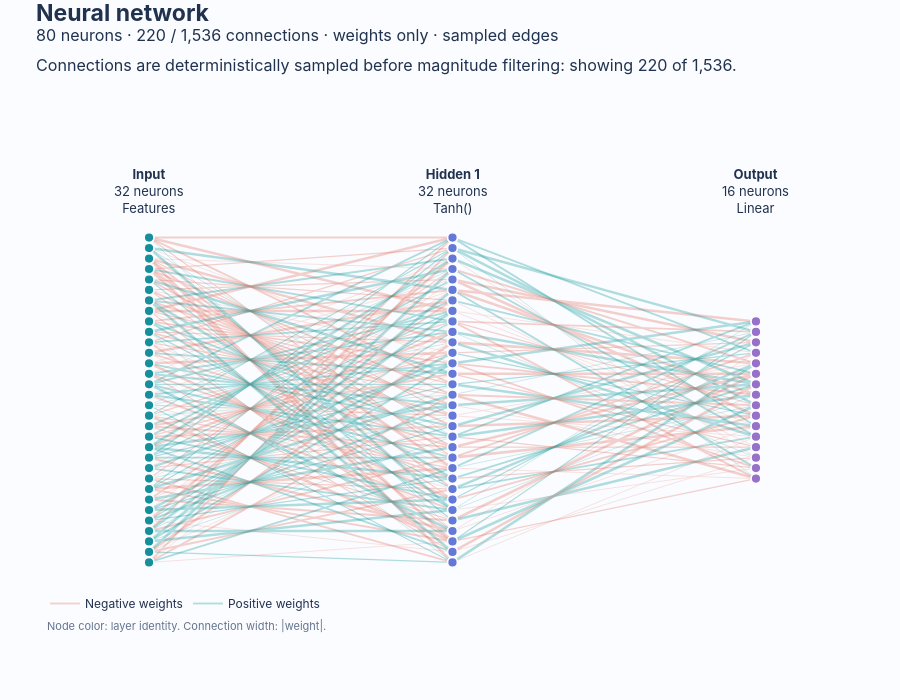

Notebook code for this chart:
### Markdown cell above
## 2. A medium MLP with bounded connections
This 80-neuron model has 1,536 connections. The preview budget samples at most 250 edges,
evenly across matrix indices. The disclosure stays in the chart; unshown edges still exist.

### Code cell
medium_model = nn.Sequential(nn.Linear(32, 32), nn.Tanh(), nn.Linear(32, 16))
medium = sd.see(medium_model, max_connections=250)
medium.save(out / "medium.html")
medium
